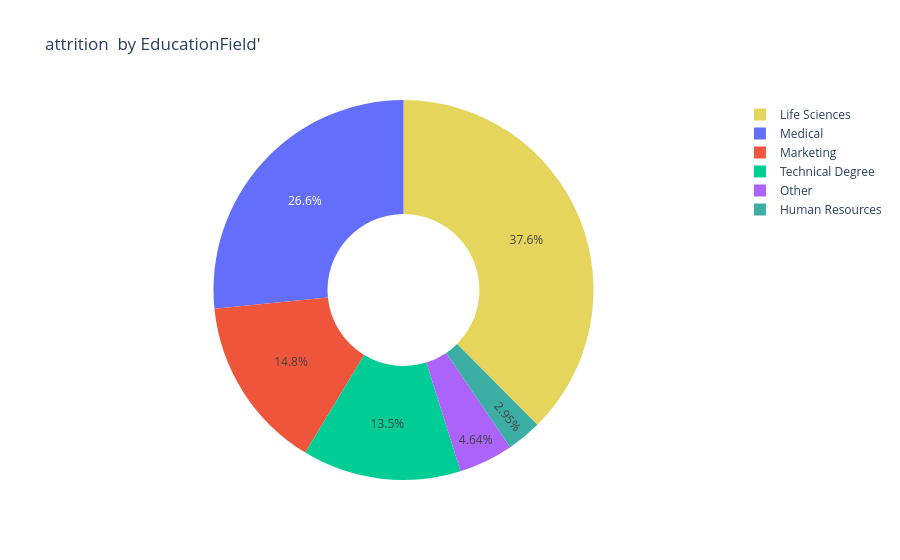

Notebook code cell kept with this figure:
### Code cell
fig =  go.Figure(data = [go.Pie(
    labels = attrition_by_edu['EducationField'],
    values = attrition_by_edu['count'],
    hole = 0.4,
    marker = dict(colors = ['#3CAEA3','#E6D55C']),
    textposition =  'inside'
)])
#update the  layout  
fig.update_layout(title  = "attrition  by EducationField'")

# show the chart 
fig.show()

### Figure 1 — Plotly figure (JSON) as saved in the notebook; plotly's stock layout.template omitted (floating-point values rounded to 4 significant figures)
{"data": [{"hole": 0.4, "labels": ["Human Resources", "Life Sciences", "Marketing", "Medical", "Other", "Technical Degree"], "marker": {"colors": ["#3CAEA3", "#E6D55C"]}, "textposition": "inside", "type": "pie", "values": [7, 89, 35, 63, 11, 32]}], "layout": {"title": {"text": "attrition  by EducationField'"}}}
